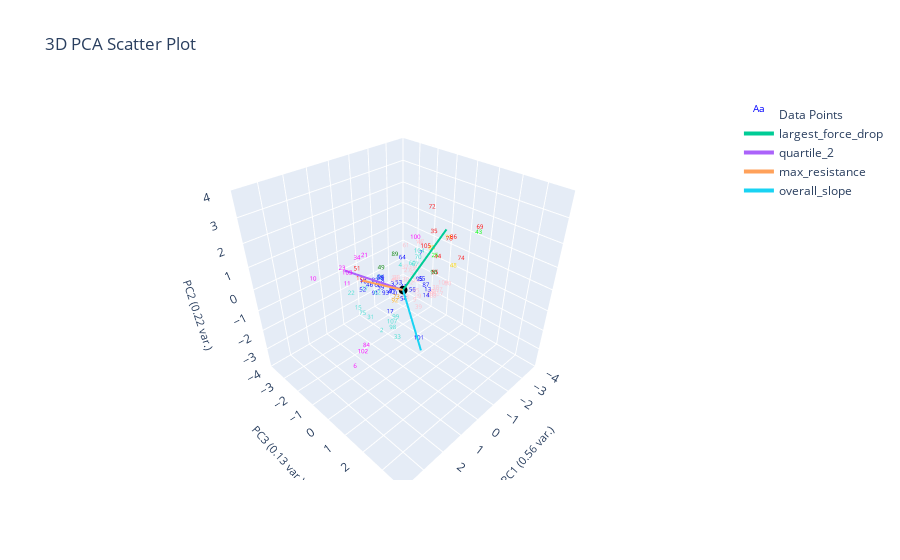

This figure's notebook cell:
### Markdown cell above
# K-Nearest-Neighbor
- From the k nearest points, assign query point to the highest frequency label
- Performs better when data is uniformly distributed in feature space (clusters all have similar desnity)

### Code cell
from sklearn.neighbors import KNeighborsClassifier

X = plotting.extract_numerical_features(marions_labeled_data).values.tolist()
y = marions_labeled_data[f'{ylabel_name}_nums'].values.tolist()

knn = KNeighborsClassifier(n_neighbors=1)
knn.fit(X, y)
predictions = pd.Series(knn.predict(clustering_features.values))
plotting.plot_clusters_seperately(predictions, curve_data, ylabel_name, 
                                  clustering_method="KNN", 
                                  cluster_category_names=list(ylabel_to_cluster_num.keys()),
                                  )
plotting.plot_pca(clustering_features, predictions, 3, 
                  graph_title=f'KNN with k=1 on {ylabel_name}',
                  ylabel_name=ylabel_name,)

### Figure 1 — Plotly figure (JSON) as saved in the notebook; plotly's stock layout.template omitted (floating-point values rounded to 4 significant figures)
{"data": [{"mode": "text", "name": "Data Points", "text": ["0", "1", "2", "3", "4", "5", "6", "7", "8", "9", "10", "11", "12", "13", "14", "15", "16", "17", "18", "19", "20", "21", "22", "23", "24", "25", "26", "27", "28", "29", "30", "31", "32", "33", "34", "35", "36", "37", "38", "39", "40", "41", "42", "43", "44", "45", "46", "47", "48", "49", "50", "51", "52", "53", "54", "55", "56", "57", "58", "59", "60", "61", "62", "63", "64", "65", "66", "67", "68", "69", "70", "71", "72", "73", "74", "75", "76", "77", "78", "79", "80", "81", "82", "83", "84", "85", "86", "87", "88", "89", "90", "91", "92", "93", "94", "95", "96", "97", "98", "99", "100", "101", "102", "103", "104", "105", "106", "107", "108", "109"], "textfont": {"color": ["blue", "red", "turquoise", "blue", "turquoise", "pink", "magenta", "blue", "blue", "pink", "magenta", "magenta", "pink", "blue", "blue", "turquoise", "blue", "blue", "pink", "blue", "pink", "magenta", "turquoise", "magenta", "pink", "lime", "pink", "pink", "pink", "pink", "pink", "turquoise", "turquoise", "turquoise", "magenta", "red", "pink", "pink", "pink", "pink", "blue", "blue", "pink", "lime", "red", "pink", "blue", "pink", "gold", "green", "red", "red", "blue", "blue", "blue", "red", "blue", "pink", "blue", "blue", "turquoise", "pink", "turquoise", "pink", "blue", "blue", "blue", "turquoise", "magenta", "red", "turquoise", "gold", "red", "orange", "red", "turquoise", "red", "turquoise", "pink", "pink", "pink", "blue", "blue", "blue", "magenta", "pink", "red", "blue", "gold", "green", "green", "blue", "orange", "blue", "blue", "blue", "pink", "pink", "turquoise", "turquoise", "magenta", "blue", "magenta", "magenta", "turquoise", "red", "magenta", "turquoise", "pink", "pink"], "size": 6}, "type": "scatter3d", "x": [0.1069, 1.307, 1.882, 0.08855, 0.1008, -0.6943, 3.87, -1.034, 0.4724, -0.4262, 2.762, 1.729, -0.3949, -1.295, -1.42, 2.074, 1.085, 1.094, -0.9038, -0.4543, -0.5015, 1.804, 1.823, 1.687, -1.783, -0.4885, 0.0483, -0.4145, 0.02365, -0.7049, -0.4225, 1.924, 0.4827, 1.499, 1.618, -1.089, -0.7688, -0.2397, -1.963, -0.2933, 0.1374, -0.3212, -0.3019, -3.082, -1.314, 0.1456, 0.9788, -0.8244, -2.432, 0.5851, 1.229, 1.276, 1.129, -0.3161, -0.01291, -1.77, -0.5497, -2.218, 0.4914, 0.4707, -0.407, -0.3469, 1.051, -0.1375, -0.5366, -1.339, 0.6556, -0.5769, 4.05, -2.959, -0.5886, -1.428, -0.7535, 0.3433, -2.591, 1.989, -1.665, 1.377, -1.778, -1.57, -2.445, 0.1057, 0.6571, 0.1911, 2.927, -0.5929, -1.864, -1.497, -1.073, -0.04769, -1.698, 0.7771, 0.4929, 0.9513, 0.4256, -1.23, -1.731, -2.042, 1.327, 1.722, 0.07606, 0.7614, 3.255, 1.86, -0.686, -0.7266, 4.537, 1.151, -1.634, -2.227], "y": [-0.3217, -1.092, 0.8114, -0.4891, -0.04487, -0.2108, 1.757, -0.06899, -0.6168, 0.2196, -1.781, -1.206, 0.1211, 0.1148, -0.06085, -0.1794, -1.021, 0.434, -0.06642, -0.3913, 0.2022, -0.02612, -0.8546, -1.47, -0.101, 1.096, -0.4017, -0.1758, -0.3249, 0.1301, -0.28, 0.2715, -0.7751, 1.211, -0.6311, 0.4924, -0.06998, -0.139, -0.03722, 0.5477, -0.5293, -0.3256, 0.06793, 1.041, 0.5325, -0.3413, -0.8067, 0.09092, 0.4368, -0.5642, -0.8624, -1.137, -1.039, -0.5625, 0.01858, 0.05406, -0.02932, 0.001082, -0.7294, -0.746, 0.08153, -0.2207, -0.2888, -0.006126, -0.5709, -0.2569, -0.698, 0.07507, 0.6598, 1.166, 0.2023, 0.8667, 0.644, -0.02338, 0.6881, -0.05514, 0.7491, -0.6334, -0.0221, 0.009237, 0.2127, -0.5233, -0.8509, -0.3494, 1.216, 0.126, 0.789, -0.1742, 0.434, -0.4761, 0.05313, -0.7736, 0.05466, 0.04478, -0.7669, -0.2994, 0.04439, 0.09518, 0.7953, 1.372, 0.6741, 1.556, 1.418, -0.9399, 0.1623, 0.4409, 3.389, 0.5832, 0.03448, 0.1501], "z": [-0.6298, 0.2749, -0.7333, -0.2756, 0.7944, -0.01294, -0.3933, 0.8306, -0.009526, -0.9477, 0.6396, 0.1925, 0.4979, -0.9567, -1.409, -0.1692, 0.05834, -0.5477, 1.333, -0.8494, -0.06852, 1.978, -0.002634, 0.7371, -1.411, 1.458, 0.008778, 0.2586, 0.06869, -0.9685, -0.2294, -0.4291, 0.07809, -1.037, 1.527, 1.947, 0.3321, 0.4983, -1.277, -1.049, -0.6626, -0.5362, -0.1365, 1.344, 0.8022, -0.01286, -0.04236, 1.456, -0.1739, 0.6712, 0.2719, 0.6758, -0.3115, -0.4576, -0.7809, -0.3738, -0.6513, -1.714, 0.0766, -0.3951, 0.7003, 1.369, -0.09368, -0.792, 0.6089, -0.6324, -0.1525, 0.577, 0.1276, 1.665, 0.9449, 1.714, 3.089, -0.5348, 0.2207, -0.3941, 1.513, 0.0622, -1.382, -1.388, -1.187, -0.5771, -0.007015, -0.3523, -0.4909, -0.6358, 1.521, -0.9787, 1.249, 1.012, -0.34, -0.5163, -0.5763, 0.01131, 0.06975, -0.618, -1.45, -1.35, -0.9446, 0.1143, 2.253, -1.328, -0.4159, 0.8676, 1.154, 1.461, -0.8462, -0.9081, -1.498, -1.07]}, {"marker": {"color": "black", "size": 3}, "mode": "markers", "name": "Origin", "showlegend": false, "type": "scatter3d", "x": [0], "y": [0], "z": [0]}, {"line": {"width": 4}, "mode": "lines+text", "name": "largest_force_drop", "textposition": "top center", "type": "scatter3d", "x": [0, -1.041], "y": [0, 1.08], "z": [0, 2.579]}, {"line": {"width": 4}, "mode": "lines+text", "name": "quartile_2", "textposition": "top center", "type": "scatter3d", "x": [0, 1.627], "y": [0, -1.362], "z": [0, 0.9962]}, {"line": {"width": 4}, "mode": "lines+text", "name": "max_resistance", "textposition": "top center", "type": "scatter3d", "x": [0, 1.662], "y": [0, -0.3021], "z": [0, 1.073]}, {"line": {"width": 4}, "mode": "lines+text", "name": "overall_slope", "textposition": "top center", "type": "scatter3d", "x": [0, 1.583], "y": [0, 2.427], "z": [0, -0.4547]}], "layout": {"autosize": true, "scene": {"aspectmode": "cube", "xaxis": {"range": [-4, 4], "title": {"font": {"size": 11}, "text": "PC1 (0.56 var.)"}}, "yaxis": {"range": [-4, 4], "title": {"font": {"size": 11}, "text": "PC3 (0.13 var.)"}}, "zaxis": {"range": [-4, 4], "title": {"font": {"size": 11}, "text": "PC2 (0.22 var.)"}}}, "title": {"text": "3D PCA Scatter Plot"}}}
